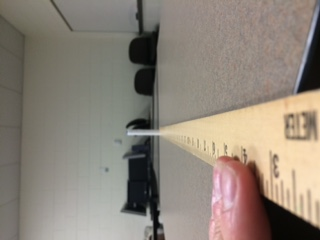
#> input picture Input/IMG_0942.JPG, 320 x 240 px, found by its file name
$ python pixel_height_finder.py   (Python 2 division)
#> lines starting #> are read from the running program, lines starting #| are printed output that depends on the picture; long printed decimals are rounded
from __future__ import division
from PIL import Image
import os
from pprint import pprint
import numpy

class pixel_height_finder():

    def __init__(self, color):
        self.color = color

    def color_separator(self, im):
        if im.getpalette():
            im = im.convert('RGB')

        colors = im.getcolors()
        width, height = im.size
        colors_dict = dict((val[1],Image.new('RGB', (width, height), (0,0,0)))
                            for val in colors)
        pix = im.load()
        for i in xrange(width):
            for j in xrange(height):
                colors_dict[pix[i,j]].putpixel((i,j), pix[i,j])
        return colors_dict

    def find_height(self, infile):

        # im = Image.open(infile)
        colors_dict = self.color_separator(infile)
        # pprint(colors_dict)
        out = colors_dict[self.color]
        # out.show()

        pixels = list(out.getdata())
        width, height = infile.size
        pixels = [pixels[i * width:(i + 1) * width] for i in xrange(height)]

        first = next(row for row in pixels if row.__contains__(self.color))
        top = pixels.index(first)
        print "first @ ln", top

        pixels.reverse()
        last = next(row for row in pixels if row.__contains__(self.color))
        bot = pixels.index(last)
        print "last @ ln", bot

        return bot- top, (bot - top) / height

    def pixel_write(self,infile):
        # this wil be replaced by the results of the operations of image merging and highlighting

#> called with infile = 'Input/IMG_0942.jpg'
        directory = os.path.dirname(os.path.realpath(__file__))
        temp = os.path.join(directory, 'Input', 'temp.jpg')
        im = Image.open(infile).convert("L")
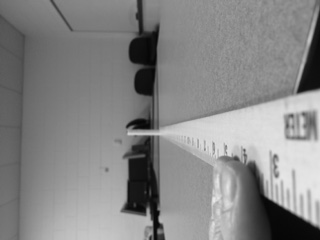
#> im: PIL image 320x240 L; min 5, max 233, mean 133.8
        im.save(temp)
        im = Image.open(temp).convert("RGB")
#> im: PIL image 320x240 RGB
        os.remove(temp)
        pixels = im.load()  # create the pixel map

        for i in range(127, 161):
            for j in range(132, 134):
                pixels[i, j] = self.color

        return im

if __name__ == '__main__':
    red = (249, 24, 0)
    phf = pixel_height_finder(red)

    directory = os.path.dirname(os.path.realpath(__file__))
    infile = os.path.join(directory, 'Input', 'IMG_0942.jpg')

    out = phf.pixel_write(infile).rotate(-90)
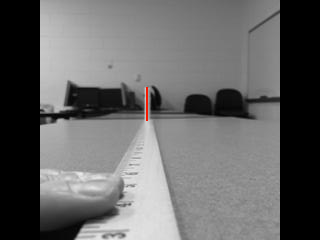
#> out: PIL image 320x240 RGB; mean R, G, B 102.3, 102.1, 102
    out.show()
    print phf.find_height(out)
#> in color_separator, `colors = im.getcolors()`: colors = 233 items
#> in find_height, `out = colors_dict[self.color]`:
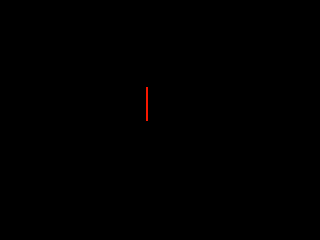
#> out: PIL image 320x240 RGB; mean R, G, B 0.2, 0, 0
#> in find_height, `pixels = list(out.getdata())`: pixels = 76800 items
#> in find_height, `pixels = [pixels[i * width:(i + 1) * width] for i in xrange(height)]`: pixels = 240 items
#> in find_height, `first = next(row for row in pixels if row.__contains__(self.color))`: first = 320 items, first 6: (0, 0, 0), (0, 0, 0), (0, 0, 0), (0, 0, 0), (0, 0, 0), (0, 0, 0)
#> in find_height, `top = pixels.index(first)`: top = 87
#| first @ ln 87
#> in find_height, `last = next(row for row in pixels if row.__contains__(self.color))`: last has the same summary as first
#> in find_height, `bot = pixels.index(last)`: bot = 119
#| last @ ln 119
#| (32, 0.1333)

$ run again, with Input/IMG_0943.JPG copied over Input/IMG_0942.JPG
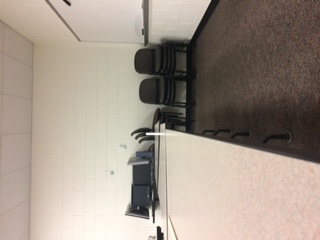
#> input picture Input/IMG_0943.JPG, 320 x 240 px, found by its file name
#> in pixel_write, `im = Image.open(infile).convert("L")`:
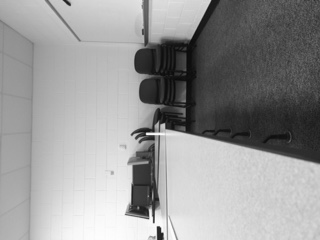
#> im: PIL image 320x240 L; min 10, max 254, mean 151.5
#> `out = phf.pixel_write(infile).rotate(-90)`:
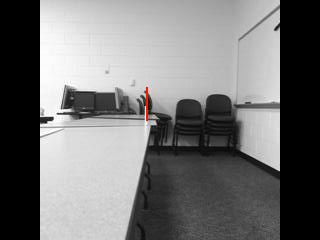
#> out: PIL image 320x240 RGB; mean R, G, B 117.4, 117.2, 117.2
#> colors = 253 items
#> in find_height, `pixels = list(out.getdata())`: pixels = 76800 items
#> in find_height, `pixels = [pixels[i * width:(i + 1) * width] for i in xrange(height)]`: pixels = 240 items
#> first = 320 items, first 6: (0, 0, 0), (0, 0, 0), (0, 0, 0), (0, 0, 0), (0, 0, 0), (0, 0, 0)
#> top = 87
#| first @ ln 87
#> last has the same summary as first
#> bot = 119
#| last @ ln 119
#| (32, 0.1333)

$ run again, with Input/IMG_0976.JPG copied over Input/IMG_0942.JPG
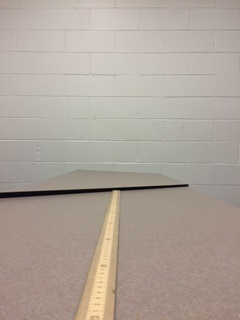
#> input picture Input/IMG_0976.JPG, 240 x 320 px, found by its file name
#> in pixel_write, `im = Image.open(infile).convert("L")`:
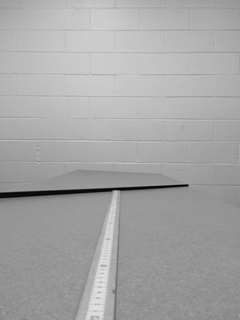
#> im: PIL image 240x320 L; min 0, max 228, mean 165.9
#> `out = phf.pixel_write(infile).rotate(-90)`:
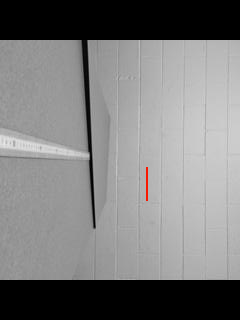
#> out: PIL image 240x320 RGB; mean R, G, B 124.2, 124, 124
#> colors = 230 items
#> in find_height, `pixels = list(out.getdata())`: pixels = 76800 items
#> in find_height, `pixels = [pixels[i * width:(i + 1) * width] for i in xrange(height)]`: pixels = 320 items
#> first = 240 items, first 6: (0, 0, 0), (0, 0, 0), (0, 0, 0), (0, 0, 0), (0, 0, 0), (0, 0, 0)
#> top = 167
#| first @ ln 167
#> last has the same summary as first
#> bot = 119
#| last @ ln 119
#| (-48, -0.15)
